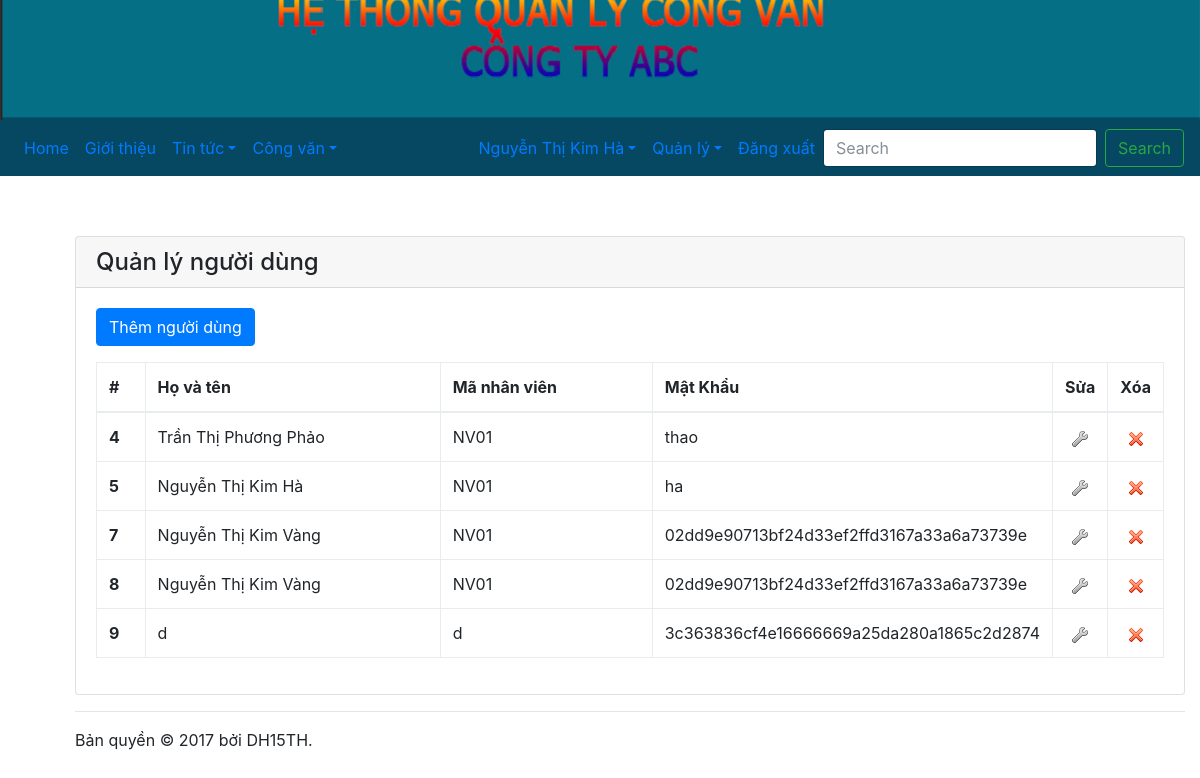
The app's page /nguoidung.php (signed in) with its own data.
### tables this page shows
CREATE TABLE IF NOT EXISTS `nguoidung` (
`ID` int(11) NOT NULL,
  `HoVaTen` varchar(50) NOT NULL,
  `Manv` varchar(10) NOT NULL,
  `MatKhau` varchar(50) NOT NULL,
  `QuyenHan` tinyint(4) NOT NULL,
  `Khoa` tinyint(4) NOT NULL,
  `Chucvu` varchar(50) NOT NULL
);

### nguoidung.php (the view, shortened to what this page needs)
<?php
	require_once "config.php";
	$sql = "SELECT * FROM nguoidung";
	$danhsach = mysqli_query($link, $sql);
?>
<!DOCTYPE html>
<html lang="en">
	<head>
		<link rel="stylesheet" href="css/bootstrap.min.css" />
		<link rel="stylesheet" href="css/bootstrap-custom.css" />
	</head>
	<body>
		<?php include_once "navbar.php"; ?>
			<div class="container" style="margin: 5% 8% 2% 5%;">
			<div class="card">
				<h4 class="card-header">Quản lý người dùng</h4>
				<div class="card-body">
					<p><a class="btn btn-primary" href="nguoidung_them.php" role="button">Thêm người dùng</a></p>
					<table class="table table-bordered table-hover table-responsive">
						<thead>
							<tr>
								<th width="5%">#</th>
								<th width="35%">Họ và tên</th>
								<th width="25%">Mã nhân viên</th>
								<th width="25%">Mật Khẩu</th>
								<th width="5%">Sửa</th>
								<th width="5%">Xóa</th>
							</tr>
						</thead>
						<tbody>
							<?php
								while($dong = mysqli_fetch_array($danhsach))
								{
									echo "<tr>";
										echo "<th>{$dong['ID']}</th>";
										echo "<td>{$dong['HoVaTen']}</td>";
										echo "<td>{$dong['Manv']}</td>";
										echo "<td>{$dong['MatKhau']}</td>";
										echo "<td class='text-center'><a href='nguoidung_sua.php?id={$dong['ID']}'><img src='img/edit.png' /></a></td>";
										echo "<td class='text-center'><a onclick='return confirm(\"Bạn có muốn xóa người dùng {$dong['HoVaTen']} không?\");' href='nguoidung_xoa.php?id={$dong['ID']}'><img src='img/delete.png' /></a></td>";
									echo "</tr>";
								}
							?>
						</tbody>
					</table>
				</div>
			</div>
			<hr />
			<footer>Bản quyền &copy; <?php echo date("Y") ?> bởi DH15TH.</footer>
		</div>
	</body>
</html>

### records on screen
nguoidung: ID "4", HoVaTen "Trần Thị Phương Phảo", Manv "NV01", MatKhau "thao"
nguoidung: ID "5", HoVaTen "Nguyễn Thị Kim Hà", Manv "NV01", MatKhau "ha"
nguoidung: ID "7", HoVaTen "Nguyễn Thị Kim Vàng", Manv "NV01", MatKhau "02dd9e90713bf24d33ef2ffd3167a33a6a73739e"
nguoidung: ID "8", HoVaTen "Nguyễn Thị Kim Vàng", Manv "NV01", MatKhau "02dd9e90713bf24d33ef2ffd3167a33a6a73739e"
nguoidung: ID "9", HoVaTen "d", Manv "d", MatKhau "3c363836cf4e16666669a25da280a1865c2d2874"

### other values on screen
$_SESSION['HoVaTen'] "Nguyễn Thị Kim Hà"
